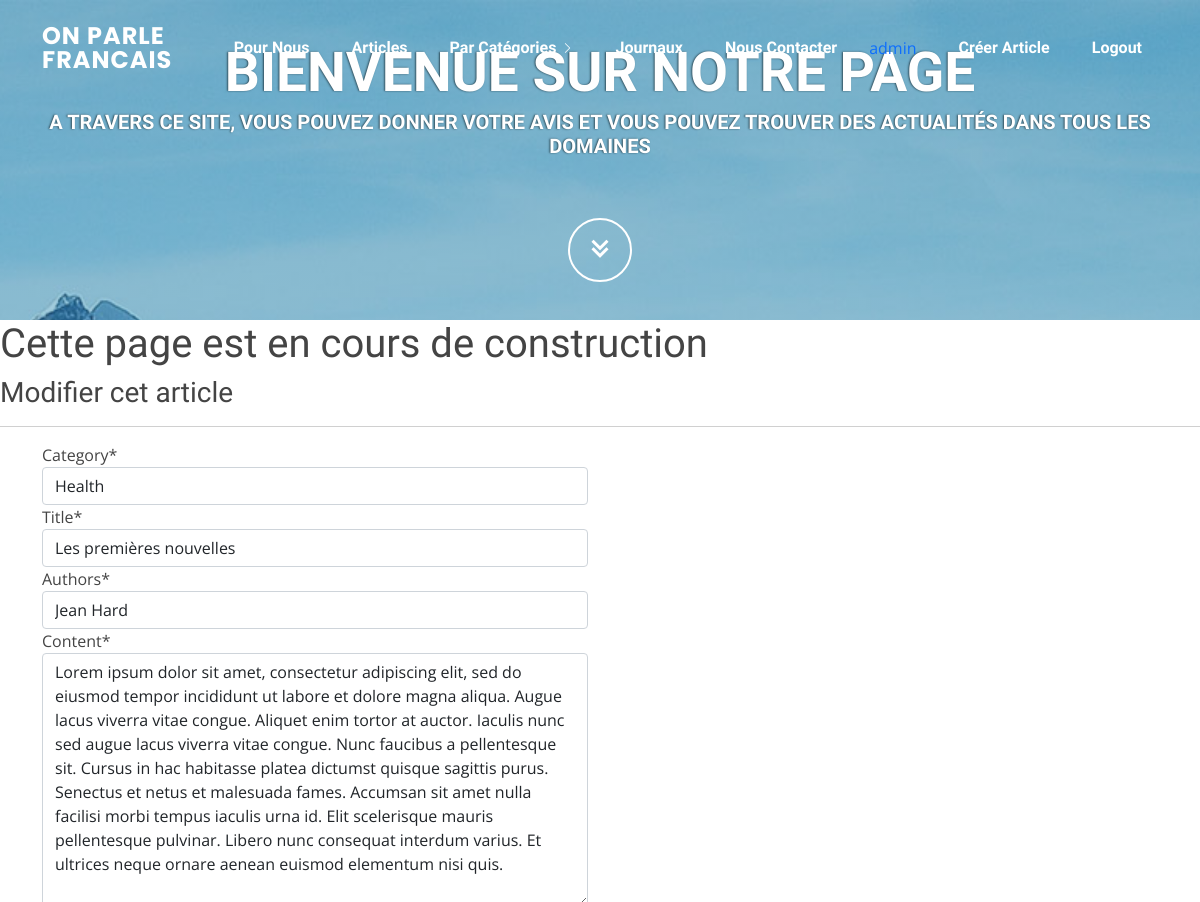
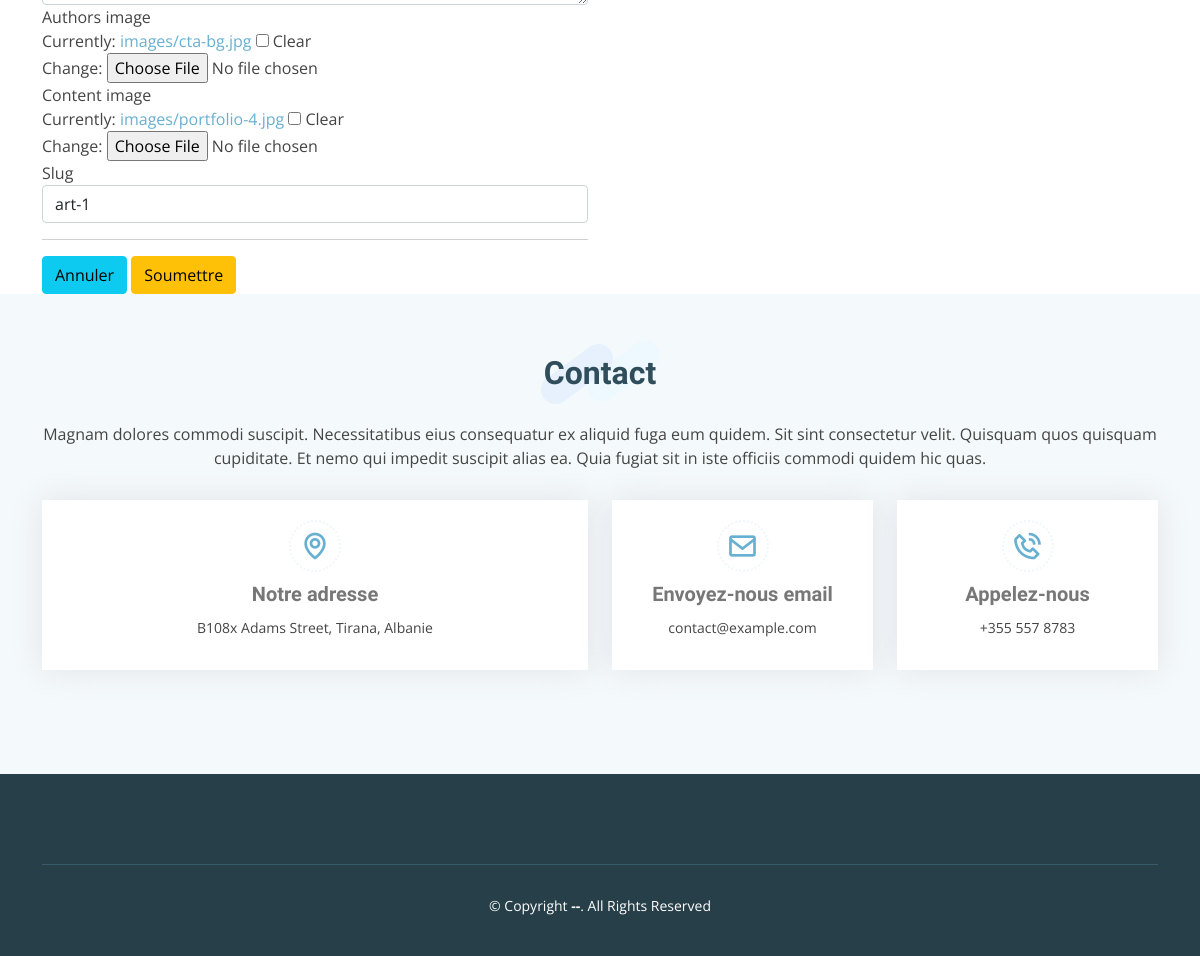
Screenshot of /single/art-1/update (signed in) with the database file from the repository (2 pictures, top to bottom).
### articles/models.py (models this page shows, shortened)
class Article(models.Model):
    HEALTH = 'HL'
    ACTUALITY = 'ACT'
    SPORT = 'SP'
    POLITICS = 'POL'
    BUSINESS = 'BNS'
    ENTERTAINMENT = 'ENTM'
    HISTORY = 'HS'
    LITERATURE = 'LTR'
    CATEGORY_ARTICLE_CHOICES = [
        (HEALTH, 'Health'),
        (ACTUALITY, 'Actuality'),
        (SPORT, 'Sport'),
        (POLITICS, 'Politics'),
        (ENTERTAINMENT, 'Entertainment'),
        (HISTORY, 'History'),
        (LITERATURE, 'Literature'),
    ]
    category = models.CharField(
        max_length=4,
        choices=CATEGORY_ARTICLE_CHOICES,
        default=ACTUALITY,
    )
    title = models.CharField(max_length=1024)
    authors = models.CharField(max_length=1024)
    content = models.TextField()
    authors_image = models.ImageField(upload_to='images/', max_length=100, null=True, blank=True)
    content_image = models.ImageField(upload_to='images/', max_length=100, null=True, blank=True)
    created_at = models.DateTimeField(auto_now_add=True)
    slug = models.SlugField(max_length=1024, null=True, blank=True)
    class Meta:
        ordering = ('created_at',)

### articles/views.py (the view, shortened to what this page needs)
# urls.py: path('single/<slug:slug>/update', views.ArticleUpdateView.as_view(), name='update_article'),
class ArticleUpdateView(LoginRequiredMixin, UpdateView):
    template_name = "articles/update_article.html"
    queryset = Article.objects.all()
    form_class = ArticleModelForm

### articles/forms.py
class ArticleModelForm(forms.ModelForm):
    class Meta:
        model = Article
        fields = (
            'category',
            'title',
            'authors',
            'content',
            'authors_image',
            'content_image',
            'slug',
        )

### articles/templates/articles/update_article.html (shortened to what this page needs)
{% extends "articles/base.html" %} {% load static %} {% block content %}
<h3>Modifier cet article</h3>
<hr />
{%load crispy_forms_tags %}
<div class="container">
  <div class="row">
    <div class="col-lg-6">
      <form method="POST" enctype="multipart/form-data">
        {% csrf_token %} {{ form|crispy }}
        <hr />
        <a href=" {% url 'articles:index' %} " type="button"class="btn btn-info">Annuler</a>
        <input type="submit" value="Soumettre" class="btn btn-warning"/>
      </form>
    </div>
  </div>
</div>
{% endblock %}

### articles/templates/articles/header.html (shortened to what this page needs)
<header id="header" class="fixed-top header-transparent">
  <div class="container d-flex align-items-center justify-content-between">
    <div class="logo">
      <h1 class="text-light">
        <a href="{% url 'articles:index' %}"><span>On parle francais</span></a>
      </h1>
    </div>
    <nav id="navbar" class="navbar">
      <ul>
        <li>
          <a class="nav-link scrollto" href="{% url 'articles:about_us' %}"
            >Pour Nous</a
          >
        </li>
        <li>
          <a class="nav-link scrollto" href="{% url 'articles:index' %}"
            >Articles</a
          >
        </li>
        <li class="dropdown">
          <a href="#"
            ><span>Par Catégories</span> <i class="bi bi-chevron-right"></i
          ></a>
        </li>
        <li>
          <a class="nav-link scrollto" href="{% url 'articles:newsapi' %}"
            >Journaux</a
          >
        </li>
        <li><a class="nav-link scrollto" href="#contact">Nous Contacter</a></li>
         {% if request.user.is_authenticated %}
        <li class="nav-link scrollto">{{ request.user.username }}</li>
        <li>
          <a
            class="nav-link scrollto"
            href=" {% url 'articles:create_article' %} "
            >Créer Article</a
          >
        </li>
        <li>
          <a class="nav-link scrollto" href=" {% url 'articles:logout' %} "
            >Logout</a
          >
        </li>
        {% else %}
        <li>
          <a class="nav-link scrollto" href=" {% url 'articles:login' %} "
            >Login</a
          >
        </li>
        {% endif %}
      </ul>
    </nav>
  </div>
</header>
<section id="hero">
  <div class="hero-container" data-aos="fade-up">
    <h1>Bienvenue sur notre page</h1>
    <h2>
      A travers ce site, vous pouvez donner votre avis et vous pouvez trouver
      des actualités dans tous les domaines
    </h2>
    <a href="{% url 'articles:index' %}" class="btn-get-started scrollto"
      ><i class="bx bx-chevrons-down"></i
    ></a>
  </div>
</section>

### static/css/style.css (style rules this page uses)
body { font-family: "Open Sans", sans-serif; color: #444444; }
a { text-decoration: none; color: #67b0d1; }
h1, h2, h3, h4, h5, h6 { font-family: "Raleway", sans-serif; }
#header { transition: all 0.5s; z-index: 997; transition: all 0.5s; padding: 24px 0; background: rgba(103, 176, 209, 0.8); }
#header.header-transparent { background: transparent; }
#header .logo h1 { font-size: 24px; margin: 0; line-height: 1; font-weight: 700; letter-spacing: 1px; font-family: "Poppins", sans-serif; text-transform: uppercase; }
#header .logo h1 a, #header .logo h1 a:hover { color: #fff; text-decoration: none; }
.navbar { padding: 0; }
.navbar ul { margin: 0; padding: 0; display: flex; list-style: none; align-items: center; }
.navbar li { position: relative; }
.navbar a, .navbar a:focus { display: flex; align-items: center; justify-content: space-between; padding: 8px 16px; margin-left: 10px; font-family: "Raleway", sans-serif; font-size: 16px; font-weight: 700; color: #fff; white-space: nowrap; transition: 0.3s; }
.navbar a i, .navbar a:focus i { font-size: 12px; line-height: 0; margin-left: 5px; }
#hero { width: 100%; height: 40vh; background: linear-gradient(rgba(55, 142, 181, 0.5), rgba(55, 142, 181, 0.2)), url("/static/img/hero-bg.jpg") top center; background-size: cover; position: relative; margin-bottom: -90px; }
#hero .hero-container { position: absolute; bottom: 0; top: 0; left: 0; right: 0; display: flex; justify-content: center; align-items: center; flex-direction: column; text-align: center; }
#hero h1 { margin: 10px 0 10px 0; padding-top: 5px; font-size: 55px; font-weight: 700; line-height: 56px; text-transform: uppercase; color: #fff; text-shadow: -1px 0 2px #2f4d5a; }
#hero h2 { color: #fff; margin-bottom: 50px; font-size: 20px; text-transform: uppercase; font-weight: 700; text-shadow: -1px 0 2px #2f4d5a; }
#hero .btn-get-started { font-size: 36px; display: inline-block; padding: 4px 0; border-radius: 50px; transition: 0.3s ease-in-out; margin: 10px; width: 64px; height: 64px; text-align: center; border: 2px solid #fff; color: #fff; }
@media (min-width: 1024px) { #hero { background-attachment: fixed; } }
section { padding: 60px 0; overflow: hidden; }

### rows the page displays
Article: category "Health", title "Les premières nouvelles", authors "Jean Hard", content "Lorem ipsum dolor sit amet, consectetur adipiscing elit, sed do eiusmod tempor incididunt ut labore et dolore magna aliqua. Augue lacus viverra vitae congue. Aliquet enim tortor at auctor. Iaculis nunc sed augue lacus viverra vitae congue. Nunc faucibus a pellentesque sit. Cursus in hac habitasse platea dictumst quisque sagittis purus. Senectus et netus et malesuada fames. Accumsan sit amet nulla facilisi morbi tempus iaculis urna id. Elit scelerisque mauris pellentesque pulvinar. Libero nunc consequat interdum varius. Et ultrices neque ornare aenean euismod elementum nisi quis.", slug "art-1"

### other values shown
{{ request.user.username }} "admin"
